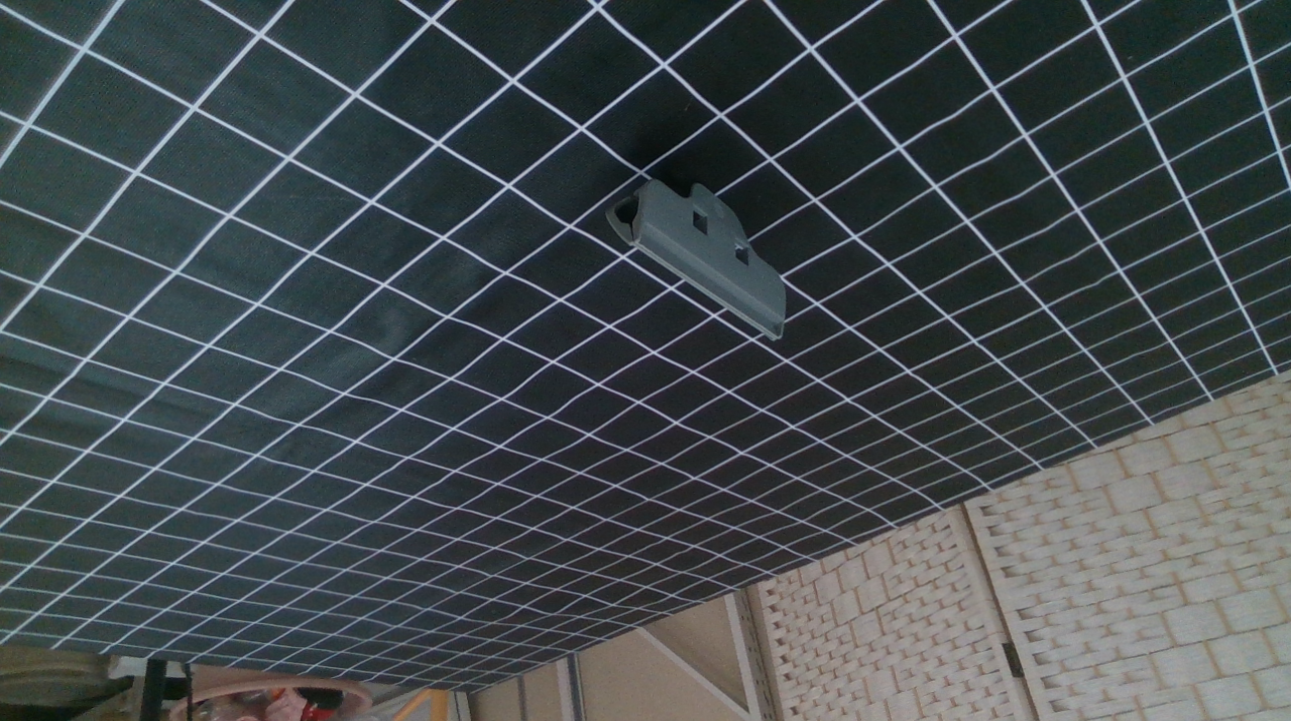
#> input picture 049.png, 1291 x 721 px
$ python test_remove_bg.py --input_dir . --output_dir out
#> lines starting #> are read from the running program, lines starting #| are printed output that depends on the picture
import os
import cv2
import argparse
import numpy as np


def remove_white_bg_smooth(
    input_dir: str,
    output_dir: str,
    white_thresh: int = 245,
    dist_thresh: float = 18.0,
    open_ksize: int = 3,
    close_ksize: int = 5,
    feather: int = 2,
    dematte: bool = True,
):
    """
    Remove white/light background and export transparent PNGs with smoother edges.

    Strategy:
      1) Build background mask using distance-to-white and a brightness constraint.
      2) Morphological open/close to remove speckles and fill tiny holes.
      3) Feather alpha (Gaussian blur) to smooth jagged edges.
      4) Optional dematte to reduce white halo on semi-transparent edges.

    Args:
        input_dir:  Directory containing input images (.jpg/.jpeg/.png).
        output_dir: Directory to save output PNGs with alpha.
        white_thresh: Pixel is "white candidate" if all RGB >= this value.
        dist_thresh: Distance-to-white threshold (smaller = stricter, larger = more aggressive).
        open_ksize: Kernel size for MORPH_OPEN (remove small noise). Use 0/1 to disable.
        close_ksize: Kernel size for MORPH_CLOSE (fill small holes). Use 0/1 to disable.
        feather: Gaussian blur radius for alpha smoothing (0 disables).
        dematte: If True, remove white fringe by un-matting against white background.
    """
#> called with input_dir = '.', output_dir = 'out', white_thresh = 245, dist_thresh = 18, open_ksize = 3, close_ksize = 5, feather = 2, dematte = False
    os.makedirs(output_dir, exist_ok=True)
    valid_ext = (".png", ".jpg", ".jpeg")

    def make_kernel(k: int):
        k = int(k)
        if k <= 1:
            return None
        return cv2.getStructuringElement(cv2.MORPH_ELLIPSE, (k, k))

    k_open = make_kernel(open_ksize)
    k_close = make_kernel(close_ksize)

    files = sorted([f for f in os.listdir(input_dir) if f.lower().endswith(valid_ext)])
    if not files:
        print(f"No images found in: {input_dir}")
        return

    for fname in files:
        in_path = os.path.join(input_dir, fname)
        bgr = cv2.imread(in_path, cv2.IMREAD_COLOR)
#> bgr is the input picture: shape (721, 1291, 3); mean B, G, R 77.8, 75.4, 68
        if bgr is None:
            print(f"Failed to read, skipped: {in_path}")
            continue

        # --- 1) Background mask: distance to white in RGB ---
        rgb = cv2.cvtColor(bgr, cv2.COLOR_BGR2RGB).astype(np.float32)
        white = np.array([255.0, 255.0, 255.0], dtype=np.float32)

        dist = np.linalg.norm(rgb - white, axis=2)  # [0..~441]
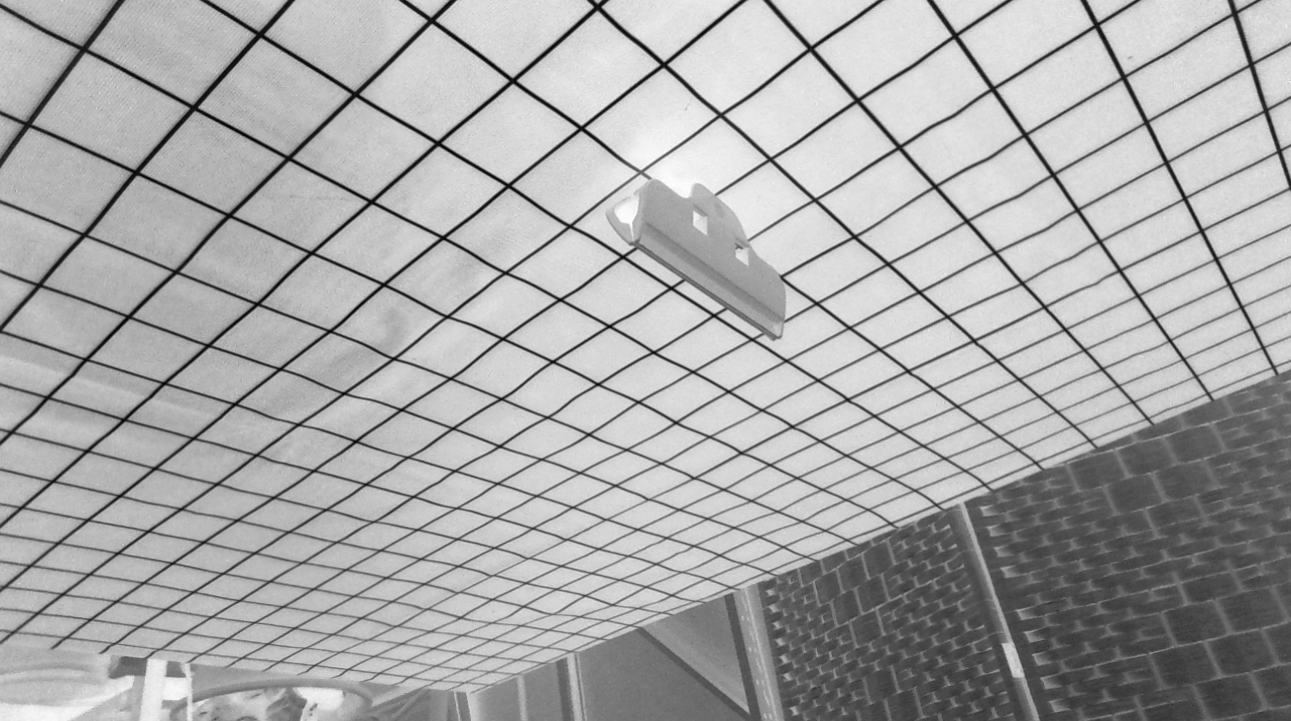
#> dist: shape (721, 1291) float32; min 85.59, max 427.8, mean 314.2; drawn with min black and max white
        mask_by_dist = dist <= float(dist_thresh)
#> mask_by_dist: shape (721, 1291) bool; every value is 0

        # Extra constraint: very bright pixels are likely background
        mask_by_brightness = np.all(rgb >= float(white_thresh), axis=2)

        # Background mask: 255 = background, 0 = foreground
        bg_mask = (mask_by_dist | mask_by_brightness).astype(np.uint8) * 255

        # --- 2) Morphology cleanup ---
        if k_open is not None:
            bg_mask = cv2.morphologyEx(bg_mask, cv2.MORPH_OPEN, k_open)
        if k_close is not None:
            bg_mask = cv2.morphologyEx(bg_mask, cv2.MORPH_CLOSE, k_close)

        # --- 3) Alpha channel (foreground opaque, background transparent) ---
        alpha = 255 - bg_mask
#> alpha: shape (721, 1291); every value is 255

        # Feather edges by blurring alpha
        if feather and feather > 0:
            k = int(2 * feather + 1)  # odd kernel size
            alpha = cv2.GaussianBlur(alpha, (k, k), 0)

        # --- 4) Compose BGRA ---
        bgra = cv2.cvtColor(bgr, cv2.COLOR_BGR2BGRA)
        bgra[:, :, 3] = alpha

        # --- 5) Dematte to reduce white fringe ---
        if dematte:
            a = (alpha.astype(np.float32) / 255.0)[..., None]  # HxWx1
            eps = 1e-6

            bgr_f = bgr.astype(np.float32)
            white_bgr = np.array([255.0, 255.0, 255.0], dtype=np.float32)[None, None, :]

            # observed = true*a + white*(1-a)  => true = (observed - white*(1-a)) / max(a, eps)
            true = (bgr_f - white_bgr * (1.0 - a)) / np.maximum(a, eps)
            true = np.clip(true, 0, 255).astype(np.uint8)

            bgra[:, :, 0:3] = true

        out_name = os.path.splitext(fname)[0] + ".png"
        out_path = os.path.join(output_dir, out_name)
        cv2.imwrite(out_path, bgra)

        print(f"Processed: {fname} -> {out_name}")

    print("All images have been converted.")


def parse_args():
    parser = argparse.ArgumentParser(
        description="Remove white/light background and export transparent PNGs (smooth edges + dematte)."
    )
    parser.add_argument("--input_dir", type=str, required=True, help="Input image directory")
    parser.add_argument("--output_dir", type=str, required=True, help="Output directory for PNG with alpha")

    parser.add_argument("--white_thresh", type=int, default=245,
                        help="RGB brightness threshold (all channels >= this => background candidate)")
    parser.add_argument("--dist_thresh", type=float, default=18.0,
                        help="Distance-to-white threshold (smaller=stricter, larger=more aggressive)")

    parser.add_argument("--open_ksize", type=int, default=3,
                        help="Kernel size for MORPH_OPEN (<=1 disables)")
    parser.add_argument("--close_ksize", type=int, default=5,
                        help="Kernel size for MORPH_CLOSE (<=1 disables)")

    parser.add_argument("--feather", type=int, default=2,
                        help="Alpha feather radius (0 disables)")
    parser.add_argument("--dematte", action="store_true",
                        help="Enable dematte (reduce white halo on edges)")
    parser.add_argument("--no_dematting", action="store_true",
                        help="Disable dematte (overrides --dematte)")

    return parser.parse_args()


if __name__ == "__main__":
    args = parse_args()
    dematte_flag = True if args.dematte else False
    if args.no_dematting:
        dematte_flag = False

    remove_white_bg_smooth(
        input_dir=args.input_dir,
        output_dir=args.output_dir,
        white_thresh=args.white_thresh,
        dist_thresh=args.dist_thresh,
        open_ksize=args.open_ksize,
        close_ksize=args.close_ksize,
        feather=args.feather,
        dematte=dematte_flag,
    )

'''
python remove_white_bg.py \
  --input_dir scripts/demo_PIAD_Sim_vggt_3dgs/motor/images_bg \
  --output_dir scripts/demo_PIAD_Sim_vggt_3dgs/motor/images \
  --dist_thresh 22 \
  --white_thresh 245 \
  --open_ksize 3 \
  --close_ksize 7 \
  --feather 2 \
  --dematte
  '''
